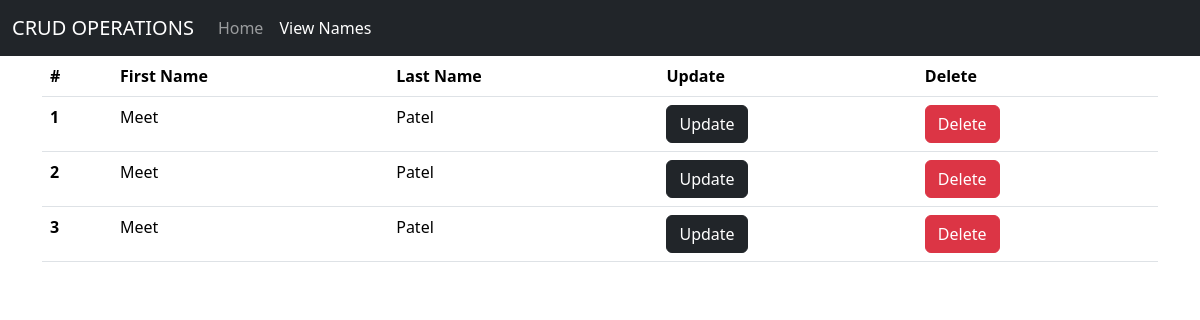
Before: /view with the older database file.
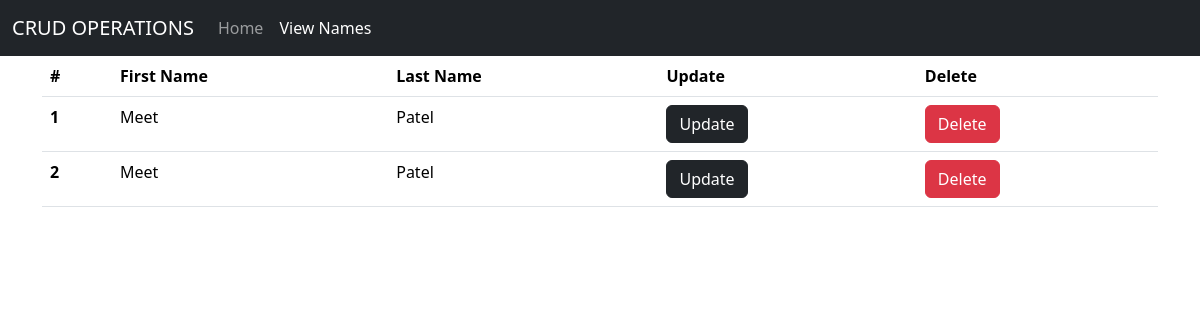
After: the same page with the newer database file.
### home/models.py (models this page shows, shortened)
class Details(models.Model):
    firstName = models.CharField(max_length=50)
    lastName = models.CharField(max_length=50)

### home/views.py (the view)
# urls.py: path('view', views.view, name='view'),
def view(request):
    allName = Details.objects.all()
    context = {'view': allName}
    return render(request, 'view.html', context)

### templates/view.html (shortened to what this page needs)
{% extends "index.html" %}
{% block content %}
<table class="table">
    <thead>
        <tr>
            <th class="id" scope="col">#</th>
            <th scope="col">First Name</th>
            <th scope="col">Last Name</th>
            <th scope="col">Update</th>
            <th scope="col">Delete</th>
        </tr>
    </thead>
    <tbody>
        {% for i in view %}
        <tr>
            <th scope="row">{{ forloop.counter }}</th>
            <td>{{ i.firstName }}</td>
            <td>{{ i.lastName }}</td>
            <td>
                <button type="button" class="btn btn-dark">
                    <a href="{% url 'update_records' i.pk %}">Update</a>
                </button>
            </td>
            <td>
                <button type="button" class="btn btn-danger">
                    <a href="{% url 'delete_records' i.pk %}">Delete</a>
                </button>
            </td>
        </tr>
        {% endfor %}
    </tbody>
</table>
{% endblock %}

Changed rows visible on the page:
removed Details: firstName "Meet", lastName "Patel"
